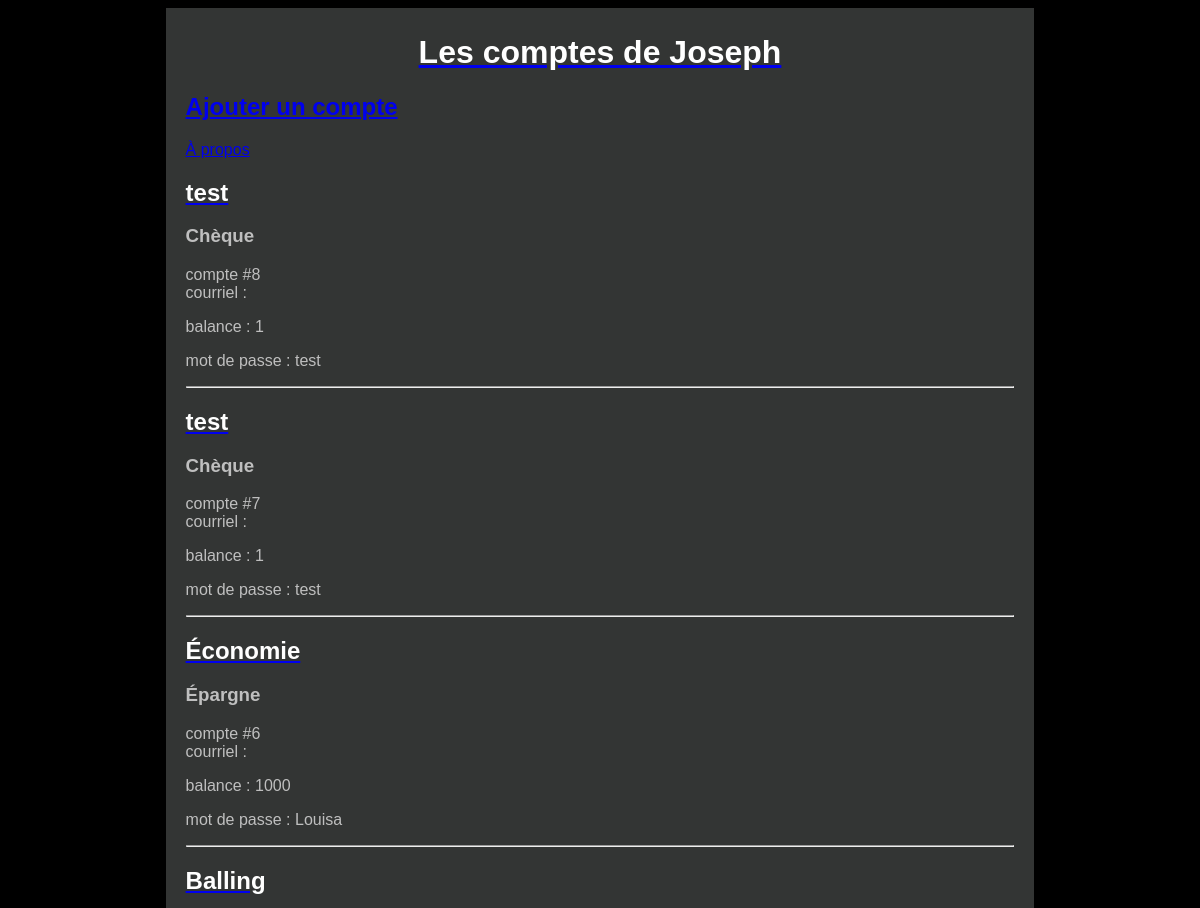
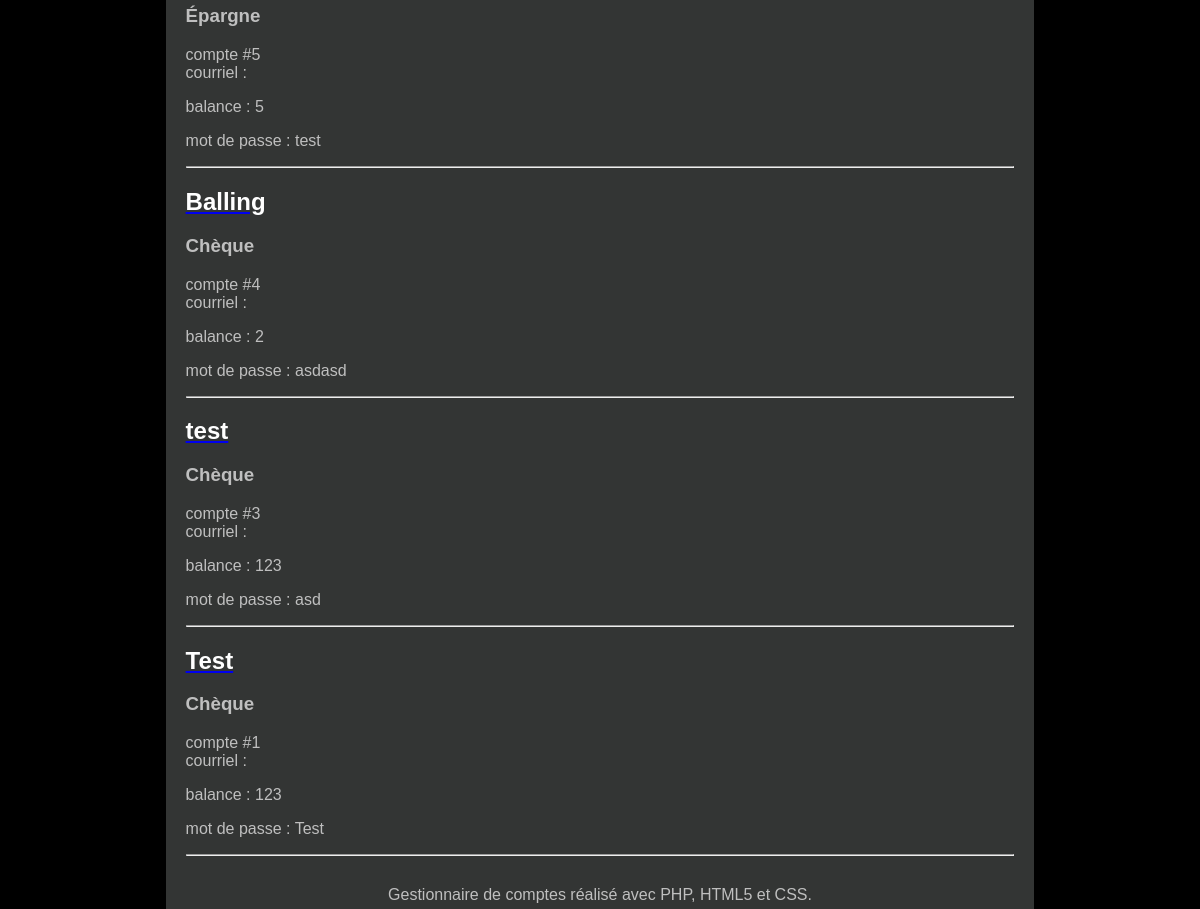
The page / on the database its author committed (2 pictures, top to bottom).
### tables this page shows
CREATE TABLE `compte` (
  `ID_Compte` int(10) NOT NULL,
  `ID_Utilisateur` int(11) NOT NULL,
  `NomCompte` varchar(50) NOT NULL,
  `Balance` double NOT NULL,
  `MotDePasse` varchar(16) NOT NULL,
  `TypeDeCompte` enum('Chèque','Épargne','Crédit') NOT NULL,
  `EmailCompte` varchar(255) NOT NULL
);

### Controleur/Controleur.php (called while the page is built, shortened)
<?php
require 'Modele/Modele.php';
function accueil() {
    $comptes = getComptes();
    require 'Vue/vueAccueil.php';
}

### Modele/Modele.php (called while the page is built, shortened)
<?php
function getBdd() {
    $bdd = new PDO('mysql:host=localhost;dbname=transactions_02;charset=utf8', 'root', 'root', array(PDO::ATTR_ERRMODE => PDO::ERRMODE_EXCEPTION));
    return $bdd;
}
function getComptes() {
    $bdd = getBdd();
    $comptes = $bdd->query('SELECT * FROM compte ORDER BY ID_Compte DESC LIMIT 0, 10');
    return $comptes;
}

### Vue/vueAccueil.php (the view, shortened to what this page needs)
<a href="index.php?action=nouveauCompte">
        <h2>Ajouter un compte</h2>
    </a>
	<p><a href="Vue/a_propos.html">À propos</a></p>
<?php foreach ($comptes as $compte):
    ?>
    <article>
        <header>
            <a href="<?= "index.php?action=compte&ID_Compte=" . $compte['ID_Compte'] ?>">
                <h1 class="titreCompte"><?= $compte['NomCompte'] ?></h1>
            </a>
            <h3 class=""><?= $compte['TypeDeCompte'] ?></h3>
            compte #<?= $compte['ID_Compte'] ?><br />
            courriel : <?= $compte['EmailCompte'] ?>
        </header>
        <p>balance : <?= $compte['Balance'] ?></p>
        <p>mot de passe : <?= $compte['MotDePasse'] ?></p>
    </article>
    <hr />
<?php endforeach; ?>
<?php $contenu = ob_get_clean(); ?>
<?php require 'Vue/gabarit.php'; ?>

### index.php
<?php
require 'Controleur/Controleur.php';
$action = $_GET['action'];
try {
    if (isset($action)) {
        if ($action == 'compte'){
            if (isset($_GET['ID_Compte'])){
                $id = intval($_GET['ID_Compte']);
                if ($id != 0){
                    compte($id);
                } else {
                    throw new Exception("Identifiant de compte incorrect");
                }
            } else {
                throw new Exception("Aucun identifiant de compte");
            }
        } else if ($action == 'nouveauCompte') {
            $erreur = isset($_GET['erreur']) ? $_GET['erreur'] : '';
            nouveauCompte($erreur);
        } else if ($action == 'ajouter') {
            $compte = $_POST;
            ajouter($compte);
        }
    } else {
        accueil();
    }
} catch (Exception $ex) {
    erreur($e->getMessage());
}
?>

### Vue/gabarit.php (shortened to what this page needs)
<!doctype html>
<html lang="fr">
    <head>
        <link rel="stylesheet" href="Contenu/css/style.css" />
        <link rel="stylesheet" href="http://ajax.googleapis.com/ajax/libs/jqueryui/1.10.1/themes/base/minified/jquery-ui.min.css" type="text/css" />
    </head>
    <body>
        <div id="global">
            <header>
                <a href="index.php"><h1 id="titreBlog">Les comptes de Joseph</h1></a>
            </header>
            <div id="contenu">
                <?= $contenu ?>
            </div>
            <footer id="piedBlog">
                Gestionnaire de comptes réalisé avec PHP, HTML5 et CSS.
            </footer>
        </div>
    </body>
</html>

### Contenu/css/style.css (style rules this page uses)
html, body { height: 100%; }
body { color: #bfbfbf; background: black; font-family: 'Futura-Medium', 'Futura', 'Trebuchet MS', sans-serif; }
h1 { color: white; }
.titreCompte { margin-bottom : 0px; }
#global { min-height: 100%; background: #333534; width: 70%; margin: auto; text-align: justify; padding: 5px 20px; }
#contenu { margin-bottom : 30px; }
#titreBlog, #piedBlog { text-align: center; }

### rows shown on the page
compte: NomCompte "test", TypeDeCompte "Chèque", ID_Compte "8", Balance "1", MotDePasse "test"
compte: NomCompte "test", TypeDeCompte "Chèque", ID_Compte "7", Balance "1", MotDePasse "test"
compte: NomCompte "Économie", TypeDeCompte "Épargne", ID_Compte "6", Balance "1000", MotDePasse "Louisa"
compte: NomCompte "Balling", TypeDeCompte "Épargne", ID_Compte "5", Balance "5", MotDePasse "test"
compte: NomCompte "Balling", TypeDeCompte "Chèque", ID_Compte "4", Balance "2", MotDePasse "asdasd"
compte: NomCompte "test", TypeDeCompte "Chèque", ID_Compte "3", Balance "123", MotDePasse "asd"
compte: NomCompte "Test", TypeDeCompte "Chèque", ID_Compte "1", Balance "123", MotDePasse "Test"
